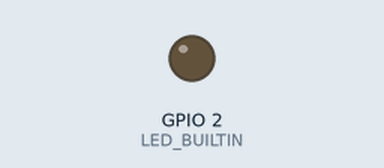
The sketch below on a simulated ESP8266 (Wemos D1 mini). Parts: output pins drawn as LEDs (lit = HIGH, except the on-board LED, lit = LOW). WiFi joins after 1.5 s; servers stay silent unless stated.

Above: at 0.01 s.
At 1.31 s:
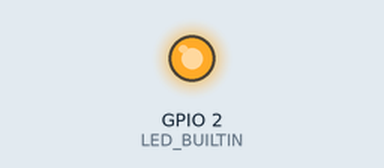
Timing chart, 0 to 2.9 s (numbered marks = the images above):
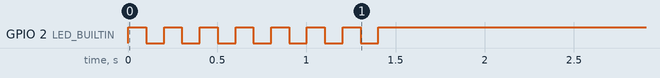

The sketch:

TKK_ESP_Template.ino
```cpp
//sdm live page example by reaper7
//#define USE_STATIC_IP

/*  WEMOS D1 Mini
                     ______________________________
                    |   L T L T L T L T L T L T    |
                    |                              |
                 RST|                             1|TX HSer
                  A0|                             3|RX HSer
                  D0|16                           5|D1
                  D5|14                           4|D2
                  D6|12                    10kPUP_0|D3
RX SSer/HSer swap D7|13                LED_10kPUP_2|D4
TX SSer/HSer swap D8|15                            |GND
                 3V3|__                            |5V
                       |                           |
                       |___________________________|
*/

#include <ESP8266WiFi.h>
#include <WiFiUdp.h>
#include <ESP8266mDNS.h>
#include <ArduinoOTA.h>

#include <ESPAsyncTCP.h>                                                        //https://github.com/me-no-dev/ESPAsyncTCP
#include <ESPAsyncWebServer.h>                                                  //https://github.com/me-no-dev/ESPAsyncWebServer

#include "index_page.h"

//------------------------------------------------------------------------------
AsyncWebServer server(80);

//------------------------------------------------------------------------------
String devicename = "ESPTEMPLATE";

#if defined ( USE_STATIC_IP )
IPAddress ip(192, 168, 0, 130);
IPAddress gateway(192, 168, 0, 1);
IPAddress subnet(255, 255, 255, 0);
#endif

const char* wifi_ssid = "ssid";
const char* wifi_password = "wifipass";

String lastresetreason = "";

//------------------------------------------------------------------------------
void indexrequest(AsyncWebServerRequest *request) {
  request->send_P(200, "text/html", index_page);
}
//------------------------------------------------------------------------------
void ledOn() {
  digitalWrite(LED_BUILTIN, LOW);
}
//------------------------------------------------------------------------------
void ledOff() {
  digitalWrite(LED_BUILTIN, HIGH);
}
//------------------------------------------------------------------------------
void ledSwap() {
  digitalWrite(LED_BUILTIN, !digitalRead(LED_BUILTIN));
}
//------------------------------------------------------------------------------
void otaInit() {
  ArduinoOTA.setHostname(devicename.c_str());

  ArduinoOTA.onStart([]() {
    ledOn();
  });
  ArduinoOTA.onProgress([](unsigned int progress, unsigned int total) {
    ledSwap();
  });
  ArduinoOTA.onEnd([]() {
    ledOff();
  });
  ArduinoOTA.onError([](ota_error_t error) {
    ledOff();
  });
  ArduinoOTA.begin();
}
//------------------------------------------------------------------------------
void serverInit() {
  server.on("/", HTTP_GET, indexrequest);
  server.onNotFound([](AsyncWebServerRequest *request){
    request->send(404);
  });
  server.begin();
}
//------------------------------------------------------------------------------
static void wifiInit() {
  WiFi.persistent(false);                                                       // Do not write new connections to FLASH
  WiFi.mode(WIFI_STA);
#if defined ( USE_STATIC_IP )
  WiFi.config(ip, gateway, subnet);                                             // Set fixed IP Address
#endif
  WiFi.begin(wifi_ssid, wifi_password);

  while( WiFi.status() != WL_CONNECTED ) {                                      //  Wait for WiFi connection
    ledSwap();
    delay(100);
  }
}
//------------------------------------------------------------------------------
void setup() {
  pinMode(LED_BUILTIN, OUTPUT);
  ledOn();

  lastresetreason = ESP.getResetReason();

  wifiInit();
  otaInit();
  serverInit();

  ledOff();
}
//------------------------------------------------------------------------------
void loop() {
  ArduinoOTA.handle();

  yield();
}
```

index_page.h
```cpp
const char index_page[] PROGMEM = R"=====(
<!DOCTYPE HTML>
<HTML>
  <HEAD>
    <META name='viewport' content='width=device-width, initial-scale=1'>
    <TITLE>ESP Web Template</TITLE>
    <STYLE>
      h1 {
        font-size: 120%;
        color: blue;
        margin: 0 0 10px 0;
      }
    </STYLE>
  </HEAD>
  <BODY>
    <CENTER>
      <H1>Hello Web user</H1>
    </CENTER>
  </BODY>
</HTML>
)=====";
```
